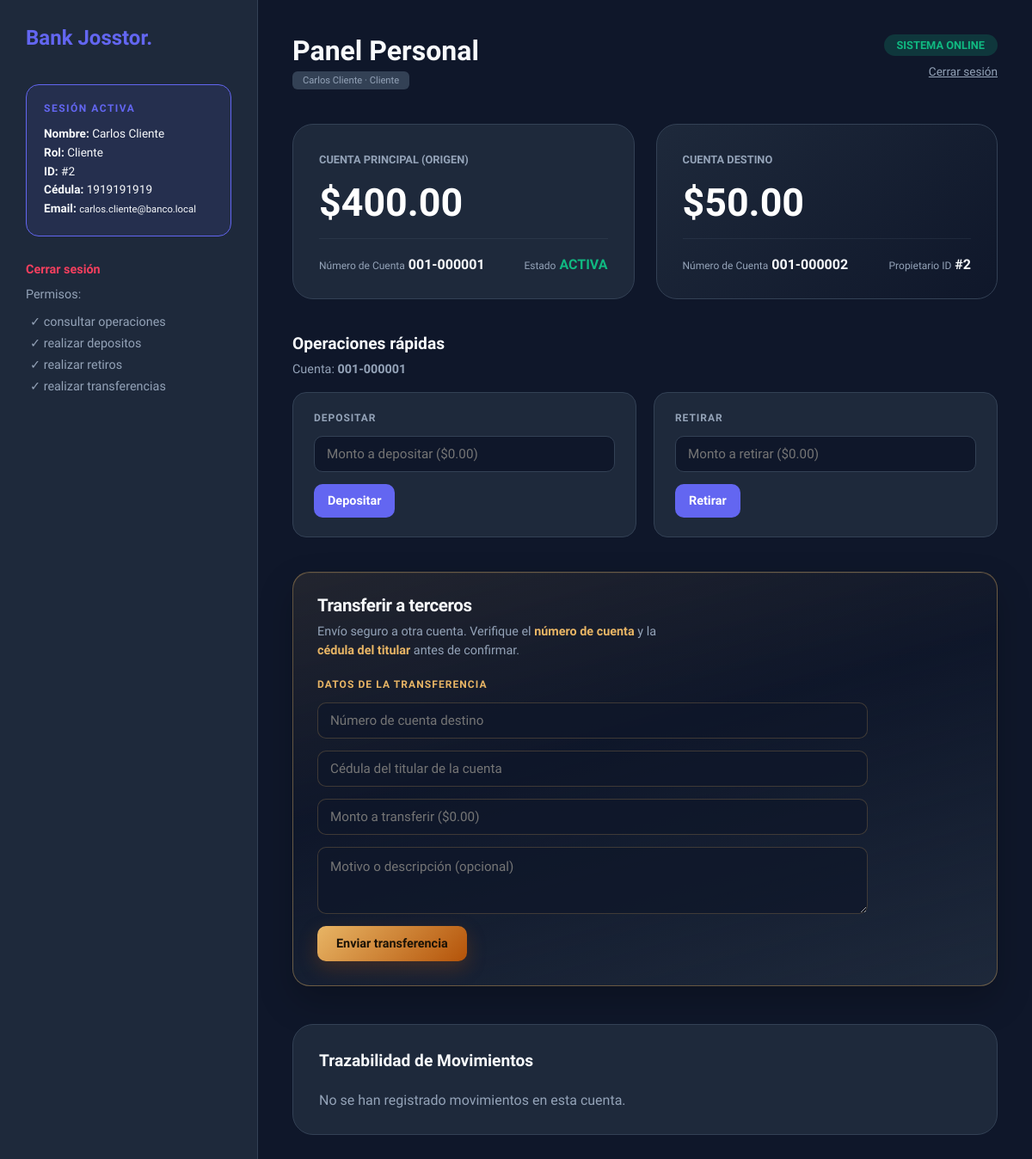
Screenshot of /index.php?route=panel (signed in) with the database file from the repository.
### tables this page shows
CREATE TABLE IF NOT EXISTS usuarios (
    id INT UNSIGNED AUTO_INCREMENT PRIMARY KEY,
    cedula VARCHAR(20) NOT NULL UNIQUE,
    nombres VARCHAR(120) NOT NULL,
    email VARCHAR(120) NOT NULL,
    password VARCHAR(255) NOT NULL,
    rol ENUM('administrador', 'cliente') NOT NULL,
    estado TINYINT(1) NOT NULL DEFAULT 1
);

CREATE TABLE IF NOT EXISTS cuentas (
    id INT UNSIGNED AUTO_INCREMENT PRIMARY KEY,
    usuario_id INT UNSIGNED NOT NULL,
    numero_cuenta VARCHAR(32) NOT NULL UNIQUE,
    saldo DECIMAL(12, 2) NOT NULL DEFAULT 0.00,
    estado TINYINT(1) NOT NULL DEFAULT 1,
    CONSTRAINT fk_cuentas_usuario FOREIGN KEY (usuario_id) REFERENCES usuarios (id)
        ON UPDATE CASCADE ON DELETE RESTRICT
);

### src/controllers/BancoController.php (called while the page is built, shortened)
<?php
class BancoController
{
    public function mostrarPanel(): void
    {
        $database = new Database();
        $db = $database->getConnection();
        $usuario = $this->cargarUsuarioLogueado($db);
        $cuentaOrigen = null;
        $cuentaDestino = null;
        $historial = [];
        if ($usuario->getRol() === 'cliente') {
            $cuentas = $this->cargarCuentasDeUsuario($db, $usuario->getId());
            if (count($cuentas) >= 2) {
                $cuentaOrigen = $cuentas[0];
                $cuentaDestino = $cuentas[1];
            } elseif (count($cuentas) === 1) {
                $cuentaOrigen = $cuentas[0];
            }
            $historial = Cuenta::obtenerMovimientosPorUsuarioId($db, $usuario->getId());
        }
        require_once __DIR__ . '/../views/banco_view.php';
    }
    private function cargarUsuarioLogueado(PDO $db): Usuario
    {
        $id = (int) $_SESSION['usuario_id'];
        $stmt = $db->prepare(
            'SELECT id, cedula, nombres, email, password, rol, estado
             FROM usuarios
             WHERE id = :id AND estado = 1
             LIMIT 1'
        );
        $stmt->execute(['id' => $id]);
        $row = $stmt->fetch();
        $rol = (string) $row['rol'];
        if ($rol === 'cliente') {
            return new Cliente(
                (int) $row['id'],
                (string) $row['cedula'],
                (string) $row['nombres'],
                (string) $row['email'],
                (string) $row['password'],
                (bool) $row['estado'],
                $db
            );
        }
        throw new RuntimeException('Rol de usuario no reconocido.');
    }
    private function cargarCuentasDeUsuario(PDO $db, int $usuarioId): array
    {
        $stmt = $db->prepare(
            'SELECT id, usuario_id, numero_cuenta, saldo, estado
             FROM cuentas
             WHERE usuario_id = :uid AND estado = 1
             ORDER BY id ASC'
        );
        $stmt->execute(['uid' => $usuarioId]);
        $cuentas = [];
        while ($row = $stmt->fetch()) {
            $cuentas[] = new Cuenta(
                (int) $row['id'],
                (int) $row['usuario_id'],
                (string) $row['numero_cuenta'],
                (float) $row['saldo'],
                (bool) $row['estado'],
                $db
            );
        }
        return $cuentas;
    }
}

### src/models/Usuario.php (called while the page is built, shortened)
<?php
abstract class Usuario
{
    protected int $id;
    protected string $cedula;
    protected string $nombres;
    protected string $email;
    protected string $rol;
    public function __construct(
        int $id,
        string $cedula,
        string $nombres,
        string $email,
        string $password,
        string $rol,
        bool $estado = true,
        ?\PDO $db = null
    ) {
        $this->id = $id;
        $this->cedula = $cedula;
        $this->nombres = $nombres;
        $this->email = $email;
        $this->rol = $rol;
    }
    public function getId(): int
    {
        return $this->id;
    }
    public function getCedula(): string
    {
        return $this->cedula;
    }
    public function getNombres(): string
    {
        return $this->nombres;
    }
    public function getEmail(): string
    {
        return $this->email;
    }
    public function getRol(): string
    {
        return $this->rol;
    }
}

### src/models/Roles/Cliente.php (called while the page is built, shortened)
<?php
class Cliente extends Usuario
{
    public function obtenerPermisos(): array
    {
        return [
            'consultar_operaciones',
            'realizar_depositos',
            'realizar_retiros',
            'realizar_transferencias'
        ];
    }
}

### src/models/Cuenta.php (called while the page is built, shortened)
<?php
class Cuenta
{
    private int $usuario_id;
    private string $numero_cuenta;
    private float $saldo;
    public function __construct(
        int $id,
        int $usuario_id,
        string $numero_cuenta,
        float $saldo = 0.0,
        bool $estado = true,
        ?PDO $db = null
    ) {
        $this->usuario_id = $usuario_id;
        $this->numero_cuenta = $numero_cuenta;
        $this->saldo = $saldo;
    }
    public function getUsuarioId(): int
    {
        return $this->usuario_id;
    }
    public function getNumeroCuenta(): string
    {
        return $this->numero_cuenta;
    }
    public function getSaldo(): float
    {
        return $this->saldo;
    }
}

### src/views/banco_view.php (the view, shortened to what this page needs)
<!DOCTYPE html>
<html lang="es">
<head>
    <link rel="stylesheet" href="./assets/css/styles.css">
</head>
<body>
    <aside class="sidebar">
        <h2 style="margin-bottom: 40px; color: var(--accent)">Bank Josstor.</h2>
        <div class="admin-card">
            <h4>Sesión activa</h4>
            <div class="admin-data">
                <p><b>Nombre:</b> <?php echo htmlspecialchars($usuario->getNombres()); ?></p>
                <p><b>Rol:</b> <?php echo htmlspecialchars(ucfirst($usuario->getRol())); ?></p>
                <p><b>ID:</b> #<?php echo $usuario->getId(); ?></p>
                <p><b>Cédula:</b> <?php echo htmlspecialchars($usuario->getCedula()); ?></p>
                <p><b>Email:</b> <small><?php echo htmlspecialchars($usuario->getEmail()); ?></small></p>
            </div>
        </div>
        <p style="margin-bottom: 12px; color: var(--text-muted); font-size: 0.9rem;">
            <a href="index.php?route=logout" style="color: var(--danger); text-decoration: none; font-weight: 600;">Cerrar sesión</a>
        </p>
        <nav style="color: var(--text-muted); font-size: 0.9rem;">
            <p style="margin-bottom: 15px;">Permisos:</p>
            <ul style="list-style: none; padding-left: 5px;">
                <?php foreach ($usuario->obtenerPermisos() as $permiso): ?>
                    <li style="margin-bottom: 8px;">✓ <?php echo str_replace('_', ' ', $permiso); ?></li>
                <?php endforeach; ?>
            </ul>
        </nav>
    </aside>
    <main class="main-view">
        <header class="top-bar">
            <div>
                <h1 style="font-size: 2rem;">Panel Personal</h1>
                <div class="client-tag">
                    <?php echo htmlspecialchars($usuario->getNombres()); ?> · <?php echo htmlspecialchars(ucfirst($usuario->getRol())); ?>
                </div>
            </div>
            <div style="display: flex; flex-direction: column; align-items: flex-end; gap: 10px;">
                <span class="status-badge">SISTEMA ONLINE</span>
                <a href="index.php?route=logout" style="color: var(--text-muted); font-size: 0.85rem;">Cerrar sesión</a>
            </div>
        </header>
        <?php if ($cuentaOrigen !== null): ?>
        <section class="accounts-grid">
            <div class="bank-card">
                <span class="balance-label">CUENTA PRINCIPAL (ORIGEN)</span>
                <div class="balance-value">$<?php echo number_format($cuentaOrigen->getSaldo(), 2); ?></div>
                <div class="card-footer">
                    <div class="footer-item">
                        <span style="font-size: 0.75rem; color: var(--text-muted);">Número de Cuenta</span>
                        <b><?php echo htmlspecialchars($cuentaOrigen->getNumeroCuenta()); ?></b>
                    </div>
                    <div class="footer-item" style="text-align: right;">
                        <span style="font-size: 0.75rem; color: var(--text-muted);">Estado</span>
                        <b style="color: var(--success)">ACTIVA</b>
                    </div>
                </div>
            </div>
            <?php if ($cuentaDestino !== null): ?>
            <div class="bank-card" style="background: linear-gradient(135deg, #1e293b 0%, #0f172a 100%);">
                <span class="balance-label">CUENTA DESTINO</span>
                <div class="balance-value">$<?php echo number_format($cuentaDestino->getSaldo(), 2); ?></div>
                <div class="card-footer">
                    <div class="footer-item">
                        <span style="font-size: 0.75rem; color: var(--text-muted);">Número de Cuenta</span>
                        <b><?php echo htmlspecialchars($cuentaDestino->getNumeroCuenta()); ?></b>
                    </div>
                    <div class="footer-item" style="text-align: right;">
                        <span style="font-size: 0.75rem; color: var(--text-muted);">Propietario ID</span>
                        <b>#<?php echo $cuentaDestino->getUsuarioId(); ?></b>
                    </div>
                </div>
            </div>
            <?php endif; ?>
        </section>
        <?php else: ?>
        <section class="accounts-grid" style="margin-bottom: 30px;">
            <p style="color: var(--text-muted);">No hay cuentas bancarias para mostrar en este usuario (por ejemplo, un administrador sin cuentas, o un cliente sin registros en la tabla cuentas).</p>
        </section>
        <?php endif; ?>
        <?php if ($cuentaOrigen !== null): ?>
        <section class="quick-ops-section" aria-label="Operaciones rápidas">
            <h3>Operaciones rápidas</h3>
            <p style="color: var(--text-muted); font-size: 0.9rem; margin: -8px 0 18px;">
                Cuenta: <strong><?php echo htmlspecialchars($cuentaOrigen->getNumeroCuenta(), ENT_QUOTES, 'UTF-8'); ?></strong>
            </p>
            <div class="quick-ops-grid">
                <form class="quick-op-card" method="post" action="index.php?route=depositar" autocomplete="off">
                    <span class="op-title">Depositar</span>
                    <input type="text" name="monto" inputmode="decimal" placeholder="Monto a depositar ($0.00)" required>
                    <button type="submit" class="quick-op-btn">Depositar</button>
                </form>
                <form class="quick-op-card" method="post" action="index.php?route=retirar" autocomplete="off">
                    <span class="op-title">Retirar</span>
                    <input type="text" name="monto" inputmode="decimal" placeholder="Monto a retirar ($0.00)" required>
                    <button type="submit" class="quick-op-btn">Retirar</button>
                </form>
            </div>
        </section>
        <section class="transfer-section" aria-label="Transferir a terceros">
            <h3>Transferir a terceros</h3>
            <p class="transfer-section__lead">
                Envío seguro a otra cuenta. Verifique el <strong>número de cuenta</strong> y la <strong>cédula del titular</strong> antes de confirmar.
            </p>
            <form class="transfer-card" method="post" action="index.php?route=transferir" autocomplete="off">
                <span class="op-title">Datos de la transferencia</span>
                <input type="text" name="numero_cuenta_destino" placeholder="Número de cuenta destino" required maxlength="64">
                <input type="text" name="cedula_destino" placeholder="Cédula del titular de la cuenta" required maxlength="32">
                <input type="text" name="monto" inputmode="decimal" placeholder="Monto a transferir ($0.00)" required>
                <textarea name="descripcion_personalizada" placeholder="Motivo o descripción (opcional)" maxlength="500"></textarea>
                <button type="submit" class="transfer-btn">Enviar transferencia</button>
            </form>
        </section>
        <?php endif; ?>
        <section class="activity-log">
            <h3 style="margin-bottom: 25px; font-size: 1.2rem;">Trazabilidad de Movimientos</h3>
            <?php if (empty($historial)): ?>
            <p style="color: var(--text-muted); margin: 0;">No se han registrado movimientos en esta cuenta.</p>
            <?php endif; ?>
        </section>
    </main>
</body>
</html>

### index.php (shortened to what this page needs)
<?php
$route = $_GET['route'] ?? 'login';
$route = is_string($route) ? strtolower(trim($route)) : 'login';
switch ($route) {
    case 'panel':
        (new BancoController())->mostrarPanel();
        break;
}

### assets/css/styles.css (style rules this page uses)
:root { --bg: #0f172a; --sidebar: #1e293b; --card: #1e293b; --accent: #6366f1; --success: #10b981; --danger: #f43f5e; --text: #f8fafc; --text-muted: #94a3b8; --white: #ffffff; }
* { margin: 0; padding: 0; box-sizing: border-box; font-family: "Plus Jakarta Sans", sans-serif; }
body { background: var(--bg); color: var(--text); display: flex; min-height: 100vh; }
.sidebar { width: 300px; background: var(--sidebar); padding: 30px; border-right: 1px solid #334155; display: flex; flex-direction: column; }
.admin-card { background: rgba(99, 102, 241, 0.1); padding: 20px; border-radius: 15px; border: 1px solid var(--accent); margin-bottom: 30px; }
.admin-card h4 { font-size: 0.75rem; color: var(--accent); text-transform: uppercase; letter-spacing: 1.5px; margin-bottom: 12px; }
.admin-data { font-size: 0.85rem; line-height: 1.6; }
.admin-data b { color: var(--text); }
.main-view { flex: 1; padding: 40px; max-width: 1200px; margin: 0 auto; width: 100%; overflow-y: auto; }
.top-bar { display: flex; justify-content: space-between; align-items: flex-start; margin-bottom: 40px; }
.client-tag { background: #334155; padding: 4px 12px; border-radius: 6px; font-size: 0.7rem; color: var(--text-muted); display: inline-block; margin-top: 5px; }
.status-badge { background: rgba(16, 185, 129, 0.2); color: var(--success); padding: 5px 15px; border-radius: 20px; font-size: 0.8rem; font-weight: 700; }
.accounts-grid { display: grid; grid-template-columns: repeat(auto-fit, minmax(320px, 1fr)); gap: 25px; margin-bottom: 40px; }
.bank-card { background: var(--card); border-radius: 24px; padding: 30px; border: 1px solid #334155; transition: transform 0.3s ease; position: relative; }
.balance-label { color: var(--text-muted); font-size: 0.8rem; font-weight: 600; text-transform: uppercase; }
.balance-value { font-size: 2.8rem; font-weight: 800; margin: 15px 0; color: var(--white); }
.card-footer { display: flex; justify-content: space-between; padding-top: 20px; border-top: 1px solid rgba(148, 163, 184, 0.1); }
.activity-log { background: var(--card); border-radius: 24px; padding: 30px; border: 1px solid #334155; }

### rows the page displays
usuarios: nombres "Carlos Cliente", rol "Cliente", id "2", cedula "1919191919", email "carlos.cliente@banco.local"
cuentas: saldo "400.00", numero_cuenta "001-000001"
cuentas: saldo "50.00", numero_cuenta "001-000002", usuario "2"

### other values shown
str_replace('_', ' ', $permiso) "consultar operaciones"
str_replace('_', ' ', $permiso) "realizar depositos"
str_replace('_', ' ', $permiso) "realizar retiros"
str_replace('_', ' ', $permiso) "realizar transferencias"
